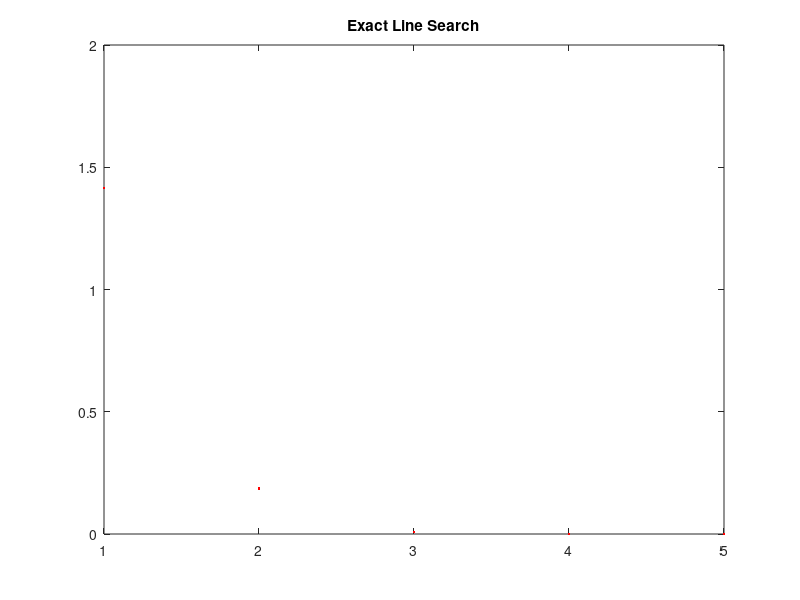

MATLAB code to generate this figure:
x0=[5;10];
iter=0;
A = [1,1/2;1/2,1];
b = [1;-1];
epsilon = 10^-4;
grad = 2*(A*x0)+b;
norm(grad)
x=x0;
while(norm(grad)>epsilon)
%while (iter < 10)
   iter = iter+1
   t = (norm(grad)^2)/(2*(grad'*A*grad));
   x = x-t*grad
   grad = 2*(A*x)+b
   fun_val = x'*A*x+b'*x;
   fprintf('iter_number = %3d norm_grad = %2.6f fun_val = %2.6f\n',iter,norm(grad),fun_val)
   plot(iter,norm(grad),'r.--')
   title('Exact Line Search')
   hold on
end
% solved 5 steps w norm(grad) = 0.000048
% x = [-1.0000;1.0000]
% grad = [-0.3632;0.3178]
% fun_val = -1.000000